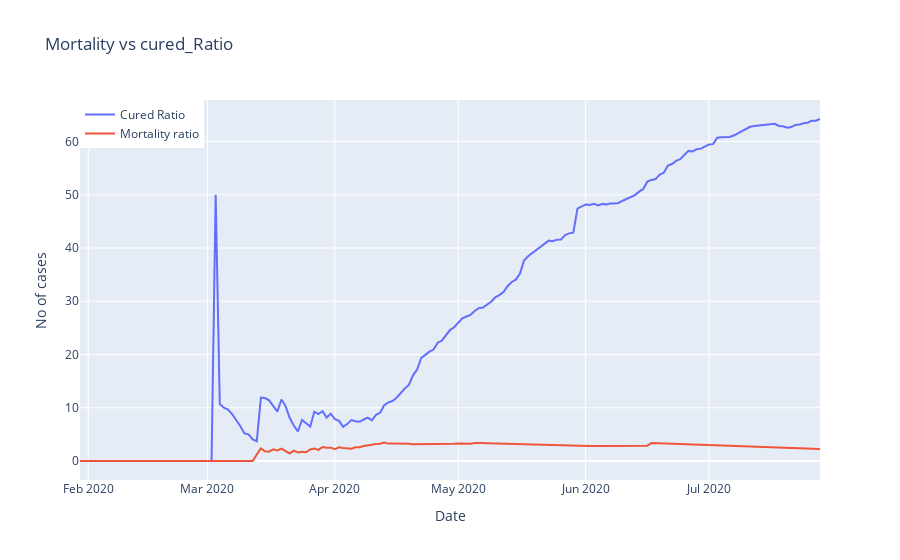

Source (notebook cell):
### Code cell
fig = go.Figure()
fig.add_trace(go.Scatter(x = data1['Date'], y = data1['cured_ratio'], name = "Cured Ratio"))
fig.add_trace(go.Scatter(x = data1['Date'], y = data1['Death_ratio'], name = "Mortality ratio"))
fig.update_layout(title = "Mortality vs cured_Ratio", xaxis_title = 'Date', yaxis_title = 'No of cases',
                 legend = dict(x=0,y=1,traceorder="normal"))
fig.show()

### Figure 1 — Plotly figure (JSON) as saved in the notebook; plotly's stock layout.template omitted (floating-point values rounded to 4 significant figures; data arrays with more than 128 entries replaced by an {"elided": "..."} marker saying what was removed)
{"data": [{"name": "Cured Ratio", "type": "scatter", "x": {"elided": "181 str values"}, "y": {"elided": "181 float values"}}, {"name": "Mortality ratio", "type": "scatter", "x": {"elided": "181 str values"}, "y": {"elided": "181 float values"}}], "layout": {"legend": {"traceorder": "normal", "x": 0, "y": 1}, "title": {"text": "Mortality vs cured_Ratio"}, "xaxis": {"title": {"text": "Date"}}, "yaxis": {"title": {"text": "No of cases"}}}}
